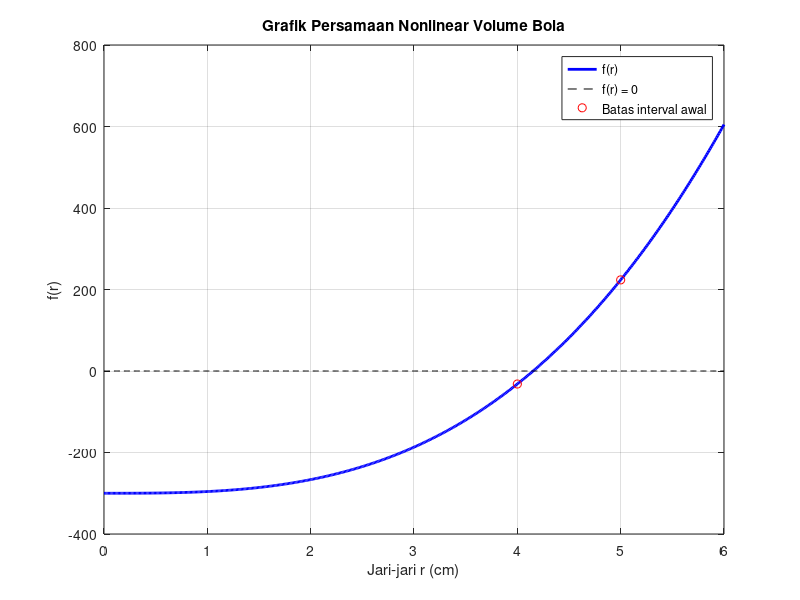

Recreate this plot in MATLAB.
## L0325031_Nabila Salma Az Zahra

% Volume bola yang diketahui (cm^3)
V_bola = 300;

% Fungsi nonlinear untuk mencari jari-jari
f = @(r) (4/3)*pi*r.^3 - V_bola;

% Interval awal hasil perkiraan grafik
a = 4;
b = 5;

% Maksimum iterasi dan toleransi jari-jari
max_iter = 20;
tol = 1e-6;

% Grafik fungsi nonlinear
r_grafik = linspace(0, 6, 500);
y_grafik = f(r_grafik);

figure(1);
plot(r_grafik, y_grafik, 'b-', 'LineWidth', 2);
hold on;
plot(r_grafik, zeros(size(r_grafik)), 'k--');
plot([a b], [f(a) f(b)], 'ro');
grid on;

xlabel('Jari-jari r (cm)');
ylabel('f(r)');
title('Grafik Persamaan Nonlinear Volume Bola');
legend('f(r)', 'f(r) = 0', 'Batas interval awal', ...
       'Location', 'northeast');

% Pemeriksaan interval awal
if f(a)*f(b) > 0
    error('Interval awal tidak mengapit akar.');
end

% Menyimpan hasil iterasi
hasil = zeros(max_iter, 5);
jumlah_iterasi = 0;

% Mulai running time algoritma biseksi
tic;

for k = 1:max_iter

    % Menghitung titik tengah interval
    c = (a+b)/2;
    fc = f(c);

    % Menyimpan iterasi, batas bawah, batas atas,
    % akar pendekatan, dan nilai fungsi
    hasil(k,:) = [k a b c fc];
    jumlah_iterasi = k;

    % Kondisi berhenti berdasarkan lebar interval
    if abs(b-a)/2 < tol
        break;
    end

    % Memperbarui interval
    if f(a)*fc < 0
        b = c;
    else
        a = c;
    end

end

waktu = toc;

% Akar pendekatan
r = c;

% Menghitung tinggi dan volume
tinggi = 2*r;
V_tabung = pi*r^2*tinggi;
V_luar = V_tabung - V_bola;

% Menampilkan hasil iterasi
fprintf('METODE BISEKSI - KASUS 3\n');
fprintf('Iter       a             b             r             f(r)\n');

for k = 1:jumlah_iterasi
    fprintf('%3d   %12.8f  %12.8f  %12.8f  %12.8f\n', ...
        hasil(k,1), hasil(k,2), hasil(k,3), ...
        hasil(k,4), hasil(k,5));
end

fprintf('\nHasil akhir:\n');
fprintf('Jari-jari bola/tabung = %.10f cm\n', r);
fprintf('Tinggi tabung         = %.10f cm\n', tinggi);
fprintf('Volume bola           = %.10f cm^3\n', ...
        (4/3)*pi*r^3);
fprintf('Volume tabung         = %.10f cm^3\n', V_tabung);
fprintf('Volume bagian luar    = %.10f cm^3\n', V_luar);
fprintf('Galat fungsi          = %.10e\n', abs(f(r)));
fprintf('Jumlah iterasi        = %d\n', jumlah_iterasi);
fprintf('Running time          = %.10f detik\n', waktu);
